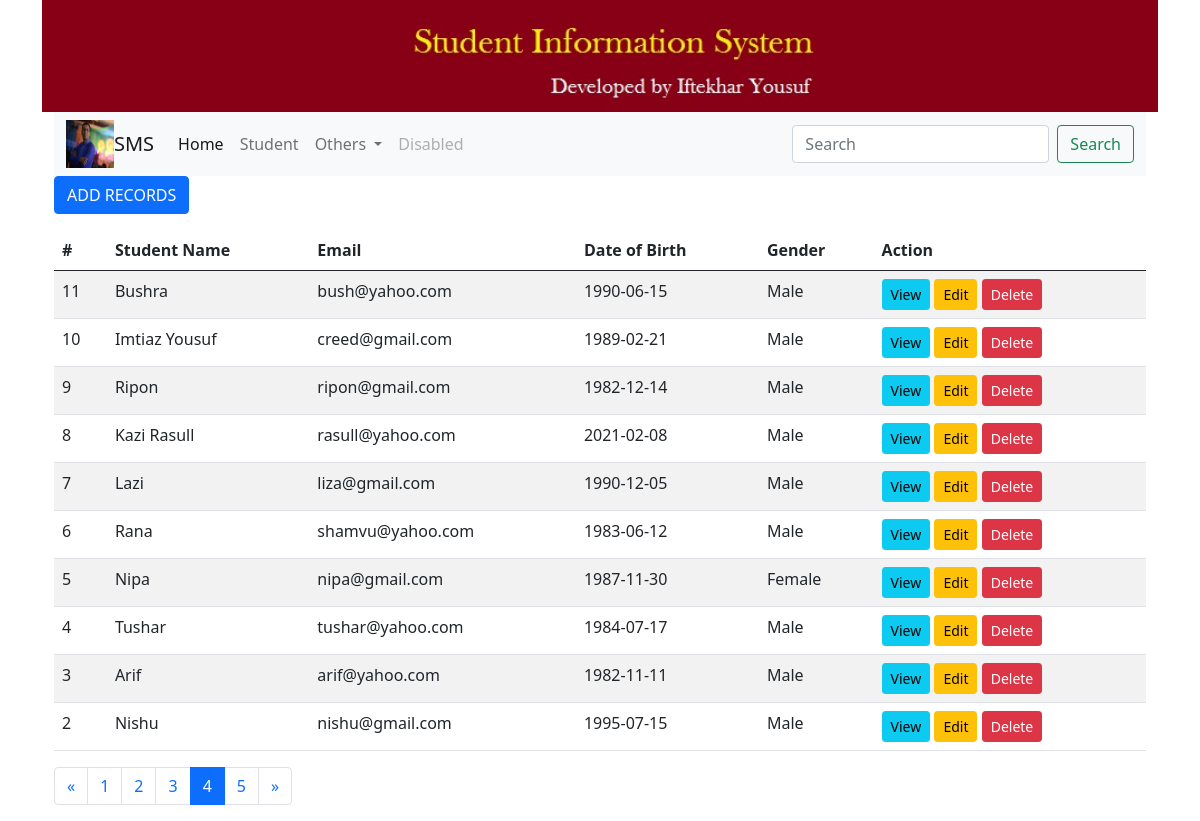
The page /stud/index/?page=4 on the database its author committed.
### studentapp/models.py (models this page shows, shortened)
class Student(models.Model):
    GENDER_CHOICES=[('Male','Male'),('Female','Female'),]
    id=models.AutoField(primary_key=True)
    name=models.CharField(max_length=100)
    email=models.EmailField(unique=True,blank=True)
    dob=models.DateField(default=datetime.now,blank=True)
    gender=models.CharField(max_length=6,choices=GENDER_CHOICES,default='Male')

### studentapp/views.py (the view)
# urls.py: path('index/',views.index,name='index'),
def index(request):
    students=Student.objects.order_by('-id')
    paginator=Paginator(students,10)
    page=request.GET.get('page')
    students=paginator.get_page(page)
    context={'title':'Wellcome','students':students}
    return render(request,"student/index.html",context)

### templates/student/index.html (shortened to what this page needs)
{% extends 'base.html' %}
{% block content %}
      <a href="{% url 'create' %}" class="btn btn-primary mb-3">ADD RECORDS</a>
                <table class='table table-striped'>
                    <thead>
                        <tr class="thead-dark">
                            <th>#</th>
                            <th>Student Name</th>
                            <th>Email </th>
                            <th>Date of Birth </th>
                            <th>Gender </th>
                            <th>Action</th>
                         </tr>
                    </thead>
                    <tbody>
                        {% for std in students %}
                        <tr>
                            <td>{{ std.id}}</td>
                            <td>{{ std.name|title}}</td>
                            <td>{{std.email}} </td>
                            <td>{{std.dob|date:'Y-m-d'}} </td>
                            <td>{{ std.gender}}</td>
                            <td>
                                <a href="{% url 'details' std.id %}" class="btn btn-info btn-sm">View</a>
                                <a href="{% url 'edit' std.id %}" class="btn btn-warning btn-sm">Edit</a>
                                <a href="{% url 'delete' std.id %}" class="btn btn-danger btn-sm" onclick="return confirm('Are you sure to delete this record?');">Delete</a>
                            </td>
                         </tr>
                         {%empty%}
                         <tr>
                             <td colspan="5" class="text-center bg-warning">NO RECORDS FOUND</td>
                         </tr>
                         {% endfor %}
                    </tbody>
                </table>
                <nav aria-label="Page navigation example">
                    <ul class="pagination">
                        {% if students.has_previous %}
                      <li class="page-item">
                        <a class="page-link" href="?page={{ students.previous_page_number}}" aria-label="Previous">
                          <span aria-hidden="true">&laquo;</span>
                        </a>
                      </li>
                      {% else %}
                      <li class="page-item disabled"><a class="page-link" href="#"><span aria-hidden="true">&laquo;</span></a></li>
                      {% endif %}
                      {% for i in students.paginator.page_range %}
                      {% if students.number == i  %}
                      <li class="page-item active"><a class="page-link" href="#">{{ i }} </a></li>
                      {% else  %}
                      <li class="page-item"><a class="page-link" href="?page={{ i }}">{{ i }}</a></li>
                      {% endif %}
                      {% endfor %}
                      {% if students.has_next %}
                      <li class="page-item">
                        <a class="page-link" href="?page={{ students.next_page_number}}" aria-label="Previous">
                          <span aria-hidden="true">&raquo;</span>
                        </a>
                      </li>
                      {% else %}
                      <li class="page-item disabled"><a class="page-link" href="#"><span aria-hidden="true">&raquo;</span></a></li>
                      {% endif %}
                    </ul>
                  </nav>
        </div>
    </div>
    {% endblock %}

### rows shown on the page
Student: id "11", name "Bushra", email "bush@yahoo.com", dob "1990-06-15", gender "Male"
Student: id "10", name "Imtiaz Yousuf", email "creed@gmail.com", dob "1989-02-21", gender "Male"
Student: id "9", name "Ripon", email "ripon@gmail.com", dob "1982-12-14", gender "Male"
Student: id "8", name "Kazi Rasull", email "rasull@yahoo.com", dob "2021-02-08", gender "Male"
Student: id "7", name "Lazi", email "liza@gmail.com", dob "1990-12-05", gender "Male"
Student: id "6", name "Rana", email "shamvu@yahoo.com", dob "1983-06-12", gender "Male"
Student: id "5", name "Nipa", email "nipa@gmail.com", dob "1987-11-30", gender "Female"
Student: id "4", name "Tushar", email "tushar@yahoo.com", dob "1984-07-17", gender "Male"
Student: id "3", name "Arif", email "arif@yahoo.com", dob "1982-11-11", gender "Male"
Student: id "2", name "Nishu", email "nishu@gmail.com", dob "1995-07-15", gender "Male"

### other values the page prints
{{ i }} "1" "2" "3" "5"
{{ i }} "4"
